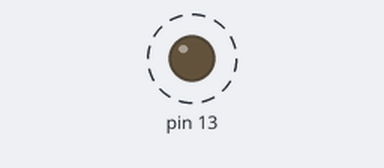
Bench run of a sketch on a simulated Arduino Uno, built with avr-gcc and run on an emulated ATmega328P. Parts: output pins drawn as LEDs (lit = HIGH). Dashed ring = blinking.

Above: at 0.05 s.
Timing chart, 0 to 3.0 s (numbered marks = the images above):
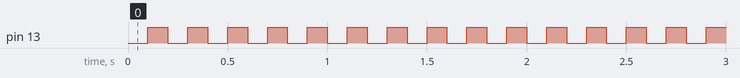

The sketch:

061-stepper.ino
```cpp
void setup() {
  pinMode(13, OUTPUT);
}

int stato = LOW;

void loop() {
  digitalWrite(13, stato);
  delay(100);
  stato = !stato;
}
```

Measured:
- by itself, pin 13: alternates HIGH for 0.10 s and LOW for 0.10 s
